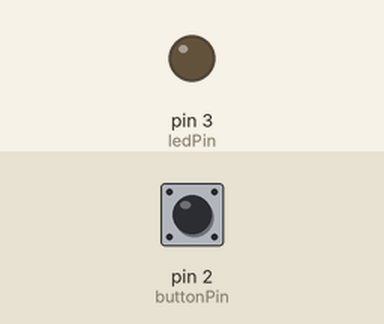
This sketch was run on a simulated Arduino Uno, built with avr-gcc and run on an emulated ATmega328P. Parts: output pins drawn as LEDs (lit = HIGH). Dashed ring = blinking. Inputs (shaded band) come from the test bench; at power-on: pin 2 (buttonPin) HIGH.

Above: at 1.2 s.
1.3 s: pin 2 (buttonPin) pulled LOW for 0.15 s
At 1.54 s:
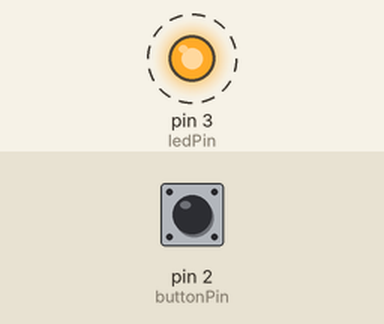
Timing chart, 0 to 10.4 s (numbered marks = the images above; inputs shaded):
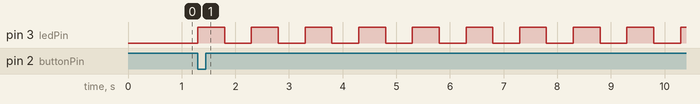

Measured:
- after the input at 1.3 s, pin 3 (ledPin): alternates HIGH for 0.50 s and LOW for 0.50 s, starting at once

The sketch:

HW3-2.ino
```cpp
// 定義引腳
const int buttonPin = 2; // D2 按鈕輸入
const int ledPin = 3;    // D3 LED 輸出

// 狀態變數
int mode = 0; // 0: 恆亮, 1: 慢閃, 2: 中速閃, 3: 快閃
int lastButtonState = HIGH;
// 這裡假設按鈕仍使用 INPUT_PULLUP (按下 LOW 觸發)

// 計時變數
unsigned long previousMillis = 0;
// *** 注意：ledState 初始值也要反轉，LOW 代表亮 ***
bool ledState = LOW;

void setup() {
  pinMode(ledPin, OUTPUT);
  pinMode(buttonPin, INPUT_PULLUP);

  // *** 修正！初始狀態 (Mode 0) 恆亮：使用 LOW 來點亮 LED ***
  digitalWrite(ledPin, LOW);
}

void loop() {
  // 1. 處理按鈕輸入 (邏輯不變)
  int reading = digitalRead(buttonPin);

  if (reading != lastButtonState) {
    if (reading == LOW) {
      mode++;
      if (mode > 3) {
        mode = 0; // 模式循環：0 -> 1 -> 2 -> 3 -> 0
      }

      // 切換模式時，將 LED 狀態重置為 LOW (即亮起狀態，為恆亮或下一次閃爍做準備)
      ledState = LOW;
    }
    lastButtonState = reading;
  }

  // 2. 根據當前模式控制 LED 輸出
  unsigned long currentMillis = millis();

  switch (mode) {
    case 0: // 恆亮
      // *** 修正！恆亮時輸出 LOW ***
      digitalWrite(ledPin, LOW);
      break;

    case 1: // 慢閃
    case 2: // 中速閃
    case 3: // 快閃

      long interval = 0;
      if (mode == 1) interval = 500;
      else if (mode == 2) interval = 200;
      else if (mode == 3) interval = 50;

      if (currentMillis - previousMillis >= interval) {
        previousMillis = currentMillis;

        // 切換 LED 狀態 (LOW<->HIGH)
        ledState = !ledState;
        // *** 修正！輸出 ledState (LOW 是亮, HIGH 是滅) ***
        digitalWrite(ledPin, ledState);
      }
      break;
  }
}
```
